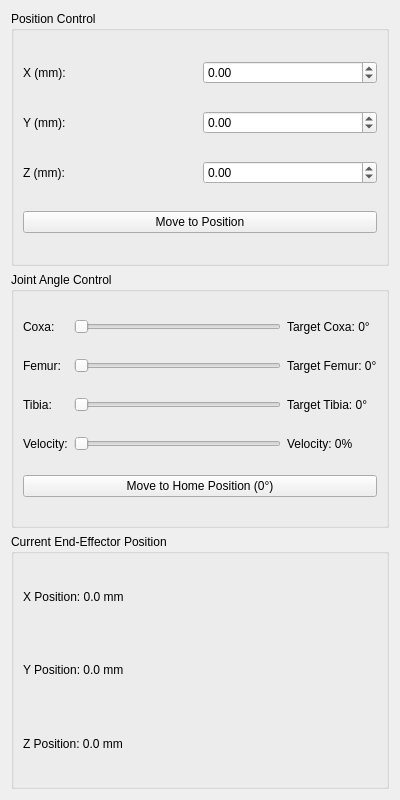
<?xml version="1.0" encoding="UTF-8"?>
<ui version="4.0">
 <class>LegControllerWidget</class>
 <widget class="QWidget" name="LegControllerWidget">
  <property name="geometry">
   <rect>
    <x>0</x>
    <y>0</y>
    <width>400</width>
    <height>800</height>
   </rect>
  </property>
  <property name="windowTitle">
   <string>Asterisk Leg Controller</string>
  </property>
  <layout class="QVBoxLayout" name="verticalLayout">
   <!-- Position Input Controls -->
   <item>
    <widget class="QGroupBox" name="position_input_group">
     <property name="title">
      <string>Position Control</string>
     </property>
     <layout class="QGridLayout" name="position_grid_layout">
       <!-- X Position -->
       <item row="0" column="0">
         <widget class="QLabel" name="x_input_label">
           <property name="text">
             <string>X (mm):</string>
           </property>
         </widget>
       </item>
       <item row="0" column="1">
         <widget class="QDoubleSpinBox" name="x_input">
           <property name="minimum">
             <double>-200.0</double>
           </property>
           <property name="maximum">
             <double>200.0</double>
           </property>
           <property name="singleStep">
             <double>1.0</double>
           </property>
         </widget>
       </item>
       <!-- Y Position -->
       <item row="1" column="0">
         <widget class="QLabel" name="y_input_label">
           <property name="text">
             <string>Y (mm):</string>
           </property>
         </widget>
       </item>
       <item row="1" column="1">
         <widget class="QDoubleSpinBox" name="y_input">
           <property name="minimum">
             <double>-200.0</double>
           </property>
           <property name="maximum">
             <double>200.0</double>
           </property>
           <property name="singleStep">
             <double>1.0</double>
           </property>
         </widget>
       </item>
       <!-- Z Position -->
       <item row="2" column="0">
         <widget class="QLabel" name="z_input_label">
           <property name="text">
             <string>Z (mm):</string>
           </property>
         </widget>
       </item>
       <item row="2" column="1">
         <widget class="QDoubleSpinBox" name="z_input">
           <property name="minimum">
             <double>-200.0</double>
           </property>
           <property name="maximum">
             <double>200.0</double>
           </property>
           <property name="singleStep">
             <double>1.0</double>
           </property>
         </widget>
       </item>
       <!-- Move Button -->
       <item row="3" column="0" colspan="2">
         <widget class="QPushButton" name="move_to_position_button">
           <property name="text">
             <string>Move to Position</string>
           </property>
         </widget>
       </item>
     </layout>
    </widget>
   </item>

   <!-- Joint Angle Controls -->
   <item>
    <widget class="QGroupBox" name="joint_control_group">
     <property name="title">
      <string>Joint Angle Control</string>
     </property>
     <layout class="QGridLayout" name="joint_grid_layout">
       <!-- Coxa Joint -->
       <item row="0" column="0">
         <widget class="QLabel" name="coxa_slider_label">
           <property name="text">
             <string>Coxa:</string>
           </property>
         </widget>
       </item>
       <item row="0" column="1">
         <widget class="QSlider" name="coxa_slider">
           <property name="orientation">
             <enum>Qt::Horizontal</enum>
           </property>
         </widget>
       </item>
       <item row="0" column="2">
         <widget class="QLabel" name="target_coxa_label">
           <property name="text">
             <string>Target Coxa: 0°</string>
           </property>
         </widget>
       </item>
       <!-- Femur Joint -->
       <item row="1" column="0">
         <widget class="QLabel" name="femur_slider_label">
           <property name="text">
             <string>Femur:</string>
           </property>
         </widget>
       </item>
       <item row="1" column="1">
         <widget class="QSlider" name="femur_slider">
           <property name="orientation">
             <enum>Qt::Horizontal</enum>
           </property>
         </widget>
       </item>
       <item row="1" column="2">
         <widget class="QLabel" name="target_femur_label">
           <property name="text">
             <string>Target Femur: 0°</string>
           </property>
         </widget>
       </item>
       <!-- Tibia Joint -->
       <item row="2" column="0">
         <widget class="QLabel" name="tibia_slider_label">
           <property name="text">
             <string>Tibia:</string>
           </property>
         </widget>
       </item>
       <item row="2" column="1">
         <widget class="QSlider" name="tibia_slider">
           <property name="orientation">
             <enum>Qt::Horizontal</enum>
           </property>
         </widget>
       </item>
       <item row="2" column="2">
         <widget class="QLabel" name="target_tibia_label">
           <property name="text">
             <string>Target Tibia: 0°</string>
           </property>
         </widget>
       </item>
       <!-- Velocity Control -->
       <item row="3" column="0">
         <widget class="QLabel" name="velocity_slider_label">
           <property name="text">
             <string>Velocity:</string>
           </property>
         </widget>
       </item>
       <item row="3" column="1">
         <widget class="QSlider" name="velocity_slider">
           <property name="orientation">
             <enum>Qt::Horizontal</enum>
           </property>
         </widget>
       </item>
       <item row="3" column="2">
         <widget class="QLabel" name="velocity_label">
           <property name="text">
             <string>Velocity: 0%</string>
           </property>
         </widget>
       </item>
       <!-- Home Position Button -->
       <item row="4" column="0" colspan="3">
         <widget class="QPushButton" name="home_position_button">
           <property name="text">
             <string>Move to Home Position (0°)</string>
           </property>
         </widget>
       </item>
     </layout>
    </widget>
   </item>
   
   <!-- Current Position Display -->
   <item>
    <widget class="QGroupBox" name="current_position_group">
     <property name="title">
      <string>Current End-Effector Position</string>
     </property>
     <layout class="QVBoxLayout" name="current_position_layout">
       <item>
         <widget class="QLabel" name="current_x_label">
           <property name="text">
             <string>X Position: 0.0 mm</string>
           </property>
         </widget>
       </item>
       <item>
         <widget class="QLabel" name="current_y_label">
           <property name="text">
             <string>Y Position: 0.0 mm</string>
           </property>
         </widget>
       </item>
       <item>
         <widget class="QLabel" name="current_z_label">
           <property name="text">
             <string>Z Position: 0.0 mm</string>
           </property>
         </widget>
       </item>
     </layout>
    </widget>
   </item>
  </layout>
 </widget>
</ui>
